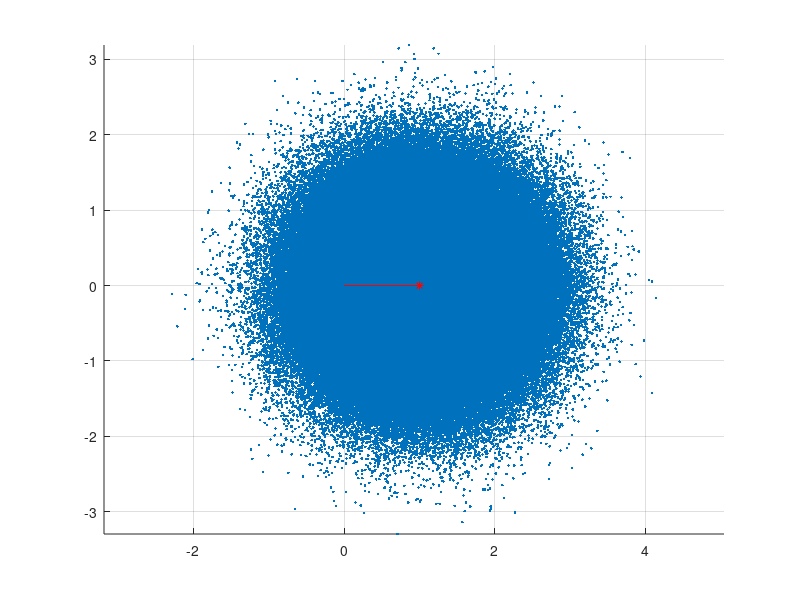
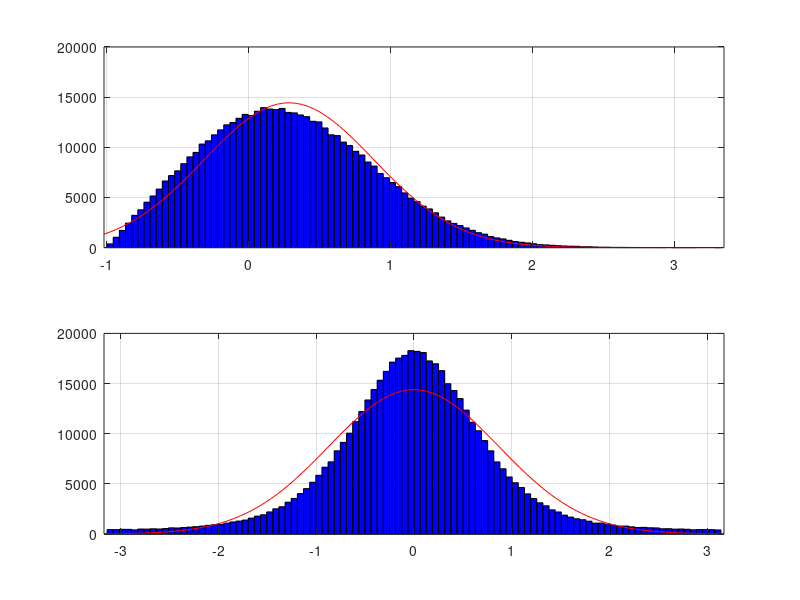

Reproduce these figures in MATLAB, in order.
%%
clear all;
snr_dB = 0;
sampleNum = 1000*500;
randomNoise = randn(1,sampleNum) + 1j*randn(1,sampleNum);
randomNoise = (randomNoise / sqrt(2)) / db2mag(snr_dB);

figure(1); hold on; grid on; axis equal;
plot(1 + real(randomNoise), imag(randomNoise), '.');
plot([0, 1], [0, 0], 'r'); plot(1, 0, 'r*');

magniErr = abs(1+randomNoise) - 1;
% magniErr = mag2db(abs(1+randomNoise) / 1);
phaseErr = angle(1+randomNoise);
figure(2);
subplot(2,1,1); histfit(reshape(magniErr, 1, []), 100); hold on; grid on;
subplot(2,1,2); histfit(reshape(phaseErr, 1, []), 100); hold on; grid on;